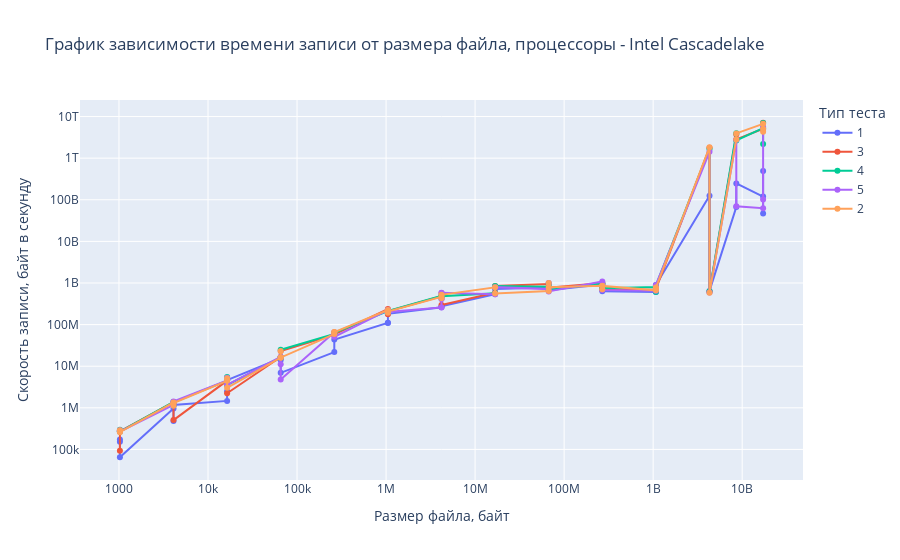

Notebook code for this chart:
### Code cell
fig = px.line(df_cascadelake.sort_values('input_file_size'),
              x='input_file_size',
              y='write_times',
              title='График зависимости времени записи от размера файла, процессоры - Intel Cascadelake',
              labels={
                  'input_file_size': "Размер файла, байт",
                  'write_times': "Скорость записи, байт в секунду",
                  'test_type': "Тип теста",
              },
              markers=True,
              log_x=True,
              log_y=True,
              color='test_type')
fig.show()
